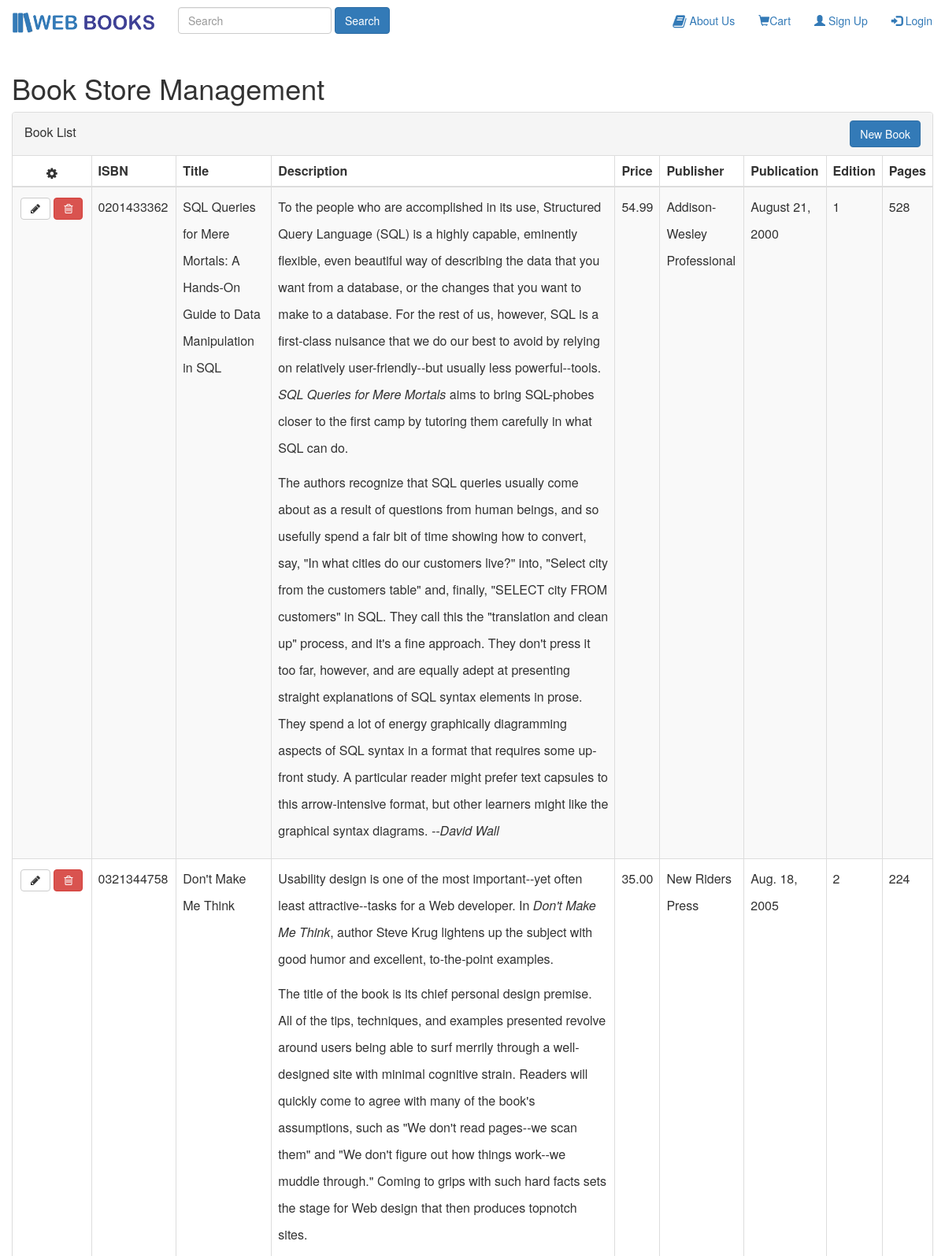
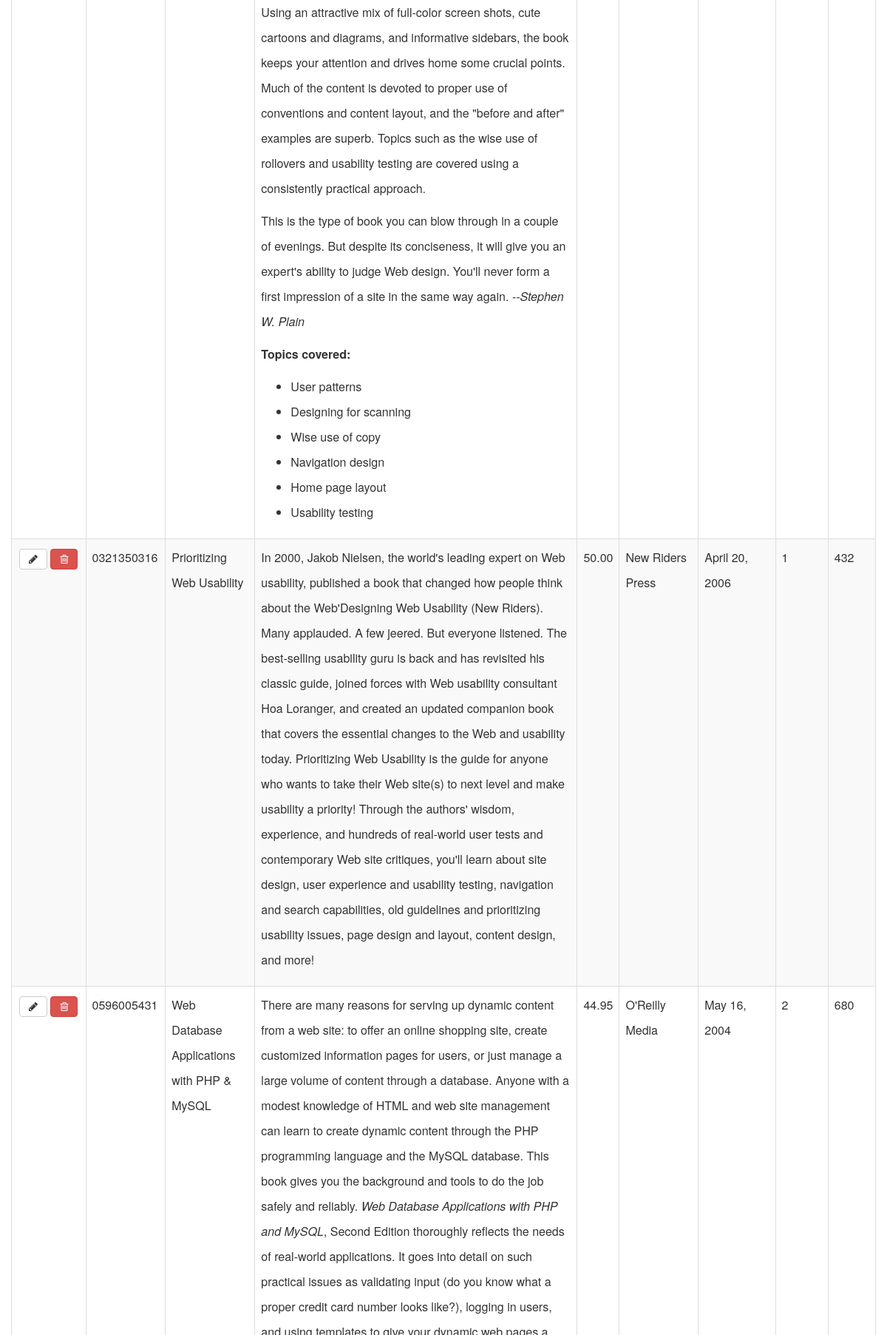
Screenshot of /BookStoreManagement.php (upper part) with the database file from the repository (2 pictures, top to bottom).
### tables this page shows
CREATE TABLE `bookdescriptions` (
  `ISBN` varchar(15) NOT NULL,
  `title` varchar(100) NOT NULL,
  `description` varchar(8000) NOT NULL,
  `price` decimal(4,2) NOT NULL,
  `publisher` varchar(50) NOT NULL,
  `pubdate` varchar(25) NOT NULL,
  `edition` varchar(5) NOT NULL,
  `pages` varchar(5) NOT NULL
);

### BookStoreManagement.php (the view, shortened to what this page needs)
<?php
include_once('DatabaseConnection.php');
$query_select = "SELECT * FROM bookdescriptions";
$select = mysqli_query($connect, $query_select);
$total = mysqli_num_rows($select);
?>
<!DOCTYPE hml>
<html lang="en">
  <head>
  </head>
  <body>
    <?php
    	if($total > 0) {
    ?>
    <div class="container">
    <div class="row">
    <h1>Book Store Management</h1>
            <div class="panel panel-default panel-table">
              <div class="panel-heading">
                <div class="row">
                  <div class="col col-xs-6">
                    <h3 class="panel-title">Book List</h3>
                  </div>
                  <div class="col col-xs-6 text-right">
                    <a href="AddNewBook.php" class="btn btn-primary btn-create">New Book</a>
                  </div>
                </div>
              </div>
              <div class="panel-body">
                <table class="table table-striped table-bordered table-list">
                  <thead>
                    <tr>
                        <th><em class="fa fa-cog"></em></th>
                        <th>ISBN</th>
                        <th>Title</th>
                        <th>Description</th>
                        <th>Price</th>
                        <th>Publisher</th>
                        <th>Publication</th>
                        <th>Edition</th>
                        <th>Pages</th>
                    </tr>
                  </thead>
                  <tbody>
                    <?php
                    while($row = mysqli_fetch_assoc($select)){
                          echo "<tr>
                            <td align=\"center\">
                              <a class=\"btn btn-default\" href=\"ShowEditBook.php?catISBN=" . $row['ISBN'] . "\"><em class=\"fa fa-pencil\"></em></a>
                              <a class=\"btn btn-danger\"><em class=\"fa fa-trash-o\"></em></a>
                            </td>";
                          echo "<td>".$row['ISBN']."</td>";
                          echo "<td>".$row['title']."</td>";
                          echo "<td>".$row['description']."</td>";
                          echo "<td>".$row['price']."</td>";
                          echo "<td>".$row['publisher']."</td>";
                          echo "<td>".$row['pubdate']."</td>";
                          echo "<td>".$row['edition']."</td>";
                          echo "<td>".$row['pages']."</td>";
                          echo "</tr>";
                    }
                    ?>
                  </tbody>
                </table>
              </div>
            </div>
          </div>
        </div>
  <?php
  }
  ?>
  </body>
  <br>
</html>

### style.css (style rules this page uses)
.table>tbody>tr>td, .table>tfoot>tr>td { vertical-align: middle; }
.panel-table .panel-body { padding:0; }
.panel-table .panel-body .table-bordered { border-style: none; margin:0; }
.panel-table .panel-body .table-bordered > thead > tr > th:first-of-type { text-align:center; width: 100px; }
.panel-table .panel-body .table-bordered > thead > tr > th:last-of-type, .panel-table .panel-body .table-bordered > tbody > tr > td:last-of-type { border-right: 0px; }
.panel-table .panel-body .table-bordered > thead > tr > th:first-of-type, .panel-table .panel-body .table-bordered > tbody > tr > td:first-of-type { border-left: 0px; }
.panel-table .panel-body .table-bordered > tbody > tr:first-of-type > td { border-bottom: 0px; }
.panel-table .panel-body .table-bordered > thead > tr:first-of-type > th { border-top: 0px; }
.panel-table .panel-heading .col h3 { line-height: 30px; height: 30px; }
.panel-table .panel-body .table-bordered > tbody > tr > td { line-height: 34px; }

### rows the page displays
bookdescriptions: ISBN "0201433362", title "SQL Queries for Mere Mortals: A Hands-On Guide to Data Manipulation in SQL", description "To the people who are accomplished in its use, Structured Query Language (SQL) is a highly capable, eminently flexible, even beautiful way of describing the data that you want from a database, or the changes that you want to make to a database. For the rest of us, however, SQL is a first-class nuisance that we do our best to avoid by relying on relatively user-friendly--but usually less powerful--tools. SQL Queries for Mere Mortals aims to bring SQL-phobes closer to the first camp by tutoring them carefully in what SQL can do. The authors recognize that SQL queries usually come about as a result of questions from human beings, and so usefully spend a fair bit of time showing how to convert,…", price "54.99", publisher "Addison-Wesley Professional", pubdate "August 21, 2000", edition "1", pages "528"
bookdescriptions: ISBN "0321344758", title "Don't Make Me Think", description "Usability design is one of the most important--yet often least attractive--tasks for a Web developer. In Don't Make Me Think , author Steve Krug lightens up the subject with good humor and excellent, to-the-point examples. The title of the book is its chief personal design premise. All of the tips, techniques, and examples presented revolve around users being able to surf merrily through a well-designed site with minimal cognitive strain. Readers will quickly come to agree with many of the book's assumptions, such as \"We don't read pages--we scan them\" and \"We don't figure out how things work--we muddle through.\" Coming to grips with such hard facts sets the stage for Web design that then…", price "35.00", publisher "New Riders Press", pubdate "Aug. 18, 2005", edition "2", pages "224"
bookdescriptions: ISBN "0321350316", title "Prioritizing Web Usability", description "In 2000, Jakob Nielsen, the world's leading expert on Web usability, published a book that changed how people think about the Web'Designing Web Usability (New Riders). Many applauded. A few jeered. But everyone listened. The best-selling usability guru is back and has revisited his classic guide, joined forces with Web usability consultant Hoa Loranger, and created an updated companion book that covers the essential changes to the Web and usability today. Prioritizing Web Usability is the guide for anyone who wants to take their Web site(s) to next level and make usability a priority! Through the authors' wisdom, experience, and hundreds of real-world user tests and contemporary Web site…", price "50.00", publisher "New Riders Press", pubdate "April 20, 2006", edition "1", pages "432"
bookdescriptions: ISBN "0596005431", title "Web Database Applications with PHP & MySQL", description "There are many reasons for serving up dynamic content from a web site: to offer an online shopping site, create customized information pages for users, or just manage a large volume of content through a database. Anyone with a modest knowledge of HTML and web site management can learn to create dynamic content through the PHP programming language and the MySQL database. This book gives you the background and tools to do the job safely and reliably. Web Database Applications with PHP and MySQL", price "44.95", publisher "O'Reilly Media", pubdate "May 16, 2004", edition "2", pages "680"
